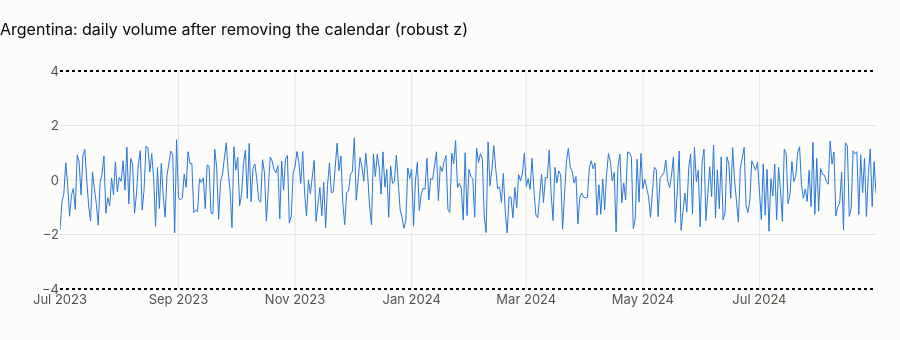

Notebook code cell kept with this figure:
### Markdown cell above
## 1 · Abnormal days
Daily transaction counts (local date) are modelled as in notebook 04 (weekday, holiday, long weekend, payday window,
month end, trend; OLS on log counts). A day is abnormal when its residual is more than 4 robust standard deviations
(1.4826 × MAD) from zero: robust, because the abnormal days themselves must not inflate the yardstick.

### Code cell
daily = pl.q("""
    select k.country_code, t.local_date, count(*) as n_tx, sum(t.amount_usd) as usd,
           any_value(k.iso_weekday) as iso_weekday,
           any_value(k.is_holiday::int) as is_holiday, any_value(k.is_long_weekend::int) as is_long_weekend,
           any_value((coalesce(k.days_since_payday, 99) <= 2)::int) as payday_window,
           any_value(k.is_month_end::int) as is_month_end, any_value(k.holiday_name) as holiday_name
    from main.tx_local t join main.calendar_local k
      on k.country_code = t.customer_country_code and k.local_date = t.local_date
    group by 1, 2 order by 1, 2""")
daily["local_date"] = pd.to_datetime(daily.local_date)
daily = country.full_months(daily)
FE = " + C(country_code)" if daily.country_code.nunique() > 1 else ""
daily["log_n"] = np.log(daily.n_tx)
daily["t"] = (daily.local_date - daily.local_date.min()).dt.days / 365.25
m = smf.ols(
    "log_n ~ C(iso_weekday) + is_holiday + is_long_weekend + payday_window + is_month_end + t" + FE,
    data=daily,
).fit()
daily["resid"] = m.resid
mad = 1.4826 * np.median(np.abs(daily.resid - daily.resid.median()))
daily["z"] = (daily.resid - daily.resid.median()) / mad
out = daily[daily.z.abs() > 4]
fig = go.Figure()
fig.add_trace(
    go.Scatter(
        x=daily.local_date,
        y=daily.z,
        mode="lines",
        name="robust z of the residual",
        line=dict(width=1),
    )
)
fig.add_trace(
    go.Scatter(x=out.local_date, y=out.z, mode="markers", name="|z| > 4", marker=dict(size=8))
)
fig.add_hline(y=4, line_dash="dot")
fig.add_hline(y=-4, line_dash="dot")
fig.update_layout(
    title=f"{CTRY.title}: daily volume after removing the calendar (robust z)",
    height=340,
    xaxis_title=None,
)
fig.show()
show(
    out[["country_code", "local_date", "n_tx", "iso_weekday", "holiday_name"]].assign(
        z=out.z.round(2)
    ),
    paging=False,
)
display(
    Markdown(
        f"**{len(out)} abnormal days in {len(daily):,}** (a normal distribution would give about "
        f"{len(daily) * 6.3e-5:.2f} beyond 4σ). "
        + (
            "None: once weekdays are removed, daily volume is pure noise around a flat level, another sign of a generator "
            "with no shocks (no outages, no payroll days, no Hot Sale or Buen Fin)."
            if not len(out)
            else "Inspect them: a real day like this is an outage, a campaign or a data delivery problem."
        )
    )
)

### Figure 1 — Plotly figure (JSON) as saved in the notebook; plotly's stock layout.template omitted (floating-point values rounded to 4 significant figures; data arrays with more than 128 entries replaced by an {"elided": "..."} marker saying what was removed)
{"data": [{"line": {"width": 1}, "mode": "lines", "name": "robust z of the residual", "type": "scatter", "x": {"elided": "428 str values"}, "y": {"elided": "428 float values"}}, {"marker": {"size": 8}, "mode": "markers", "name": "|z| > 4", "type": "scatter", "x": [], "y": []}], "layout": {"height": 340, "shapes": [{"line": {"dash": "dot"}, "type": "line", "x0": 0, "x1": 1, "xref": "x domain", "y0": 4, "y1": 4, "yref": "y"}, {"line": {"dash": "dot"}, "type": "line", "x0": 0, "x1": 1, "xref": "x domain", "y0": -4, "y1": -4, "yref": "y"}], "title": {"text": "Argentina: daily volume after removing the calendar (robust z)"}, "xaxis": {"title": {}}}}
